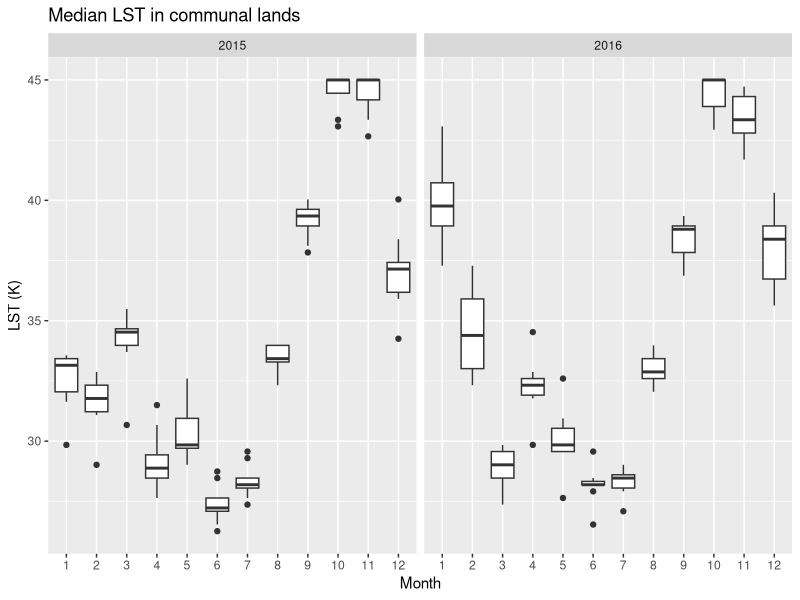
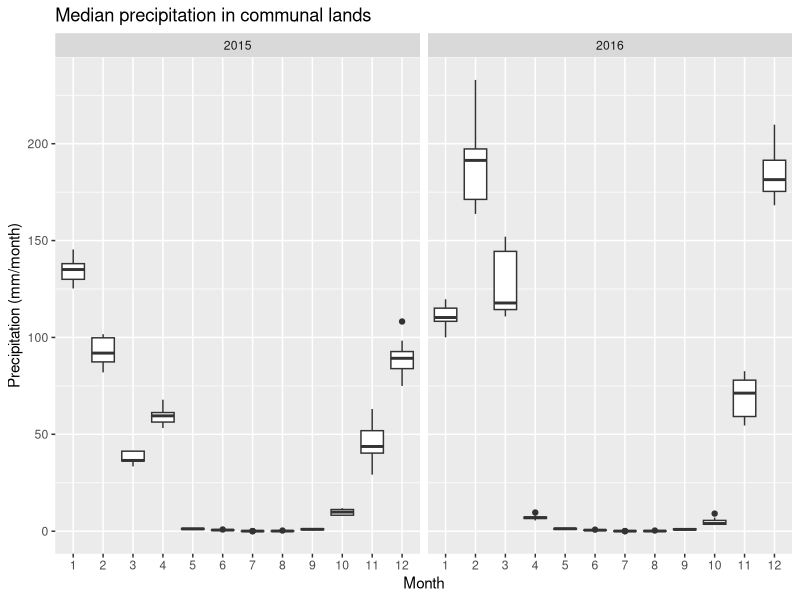
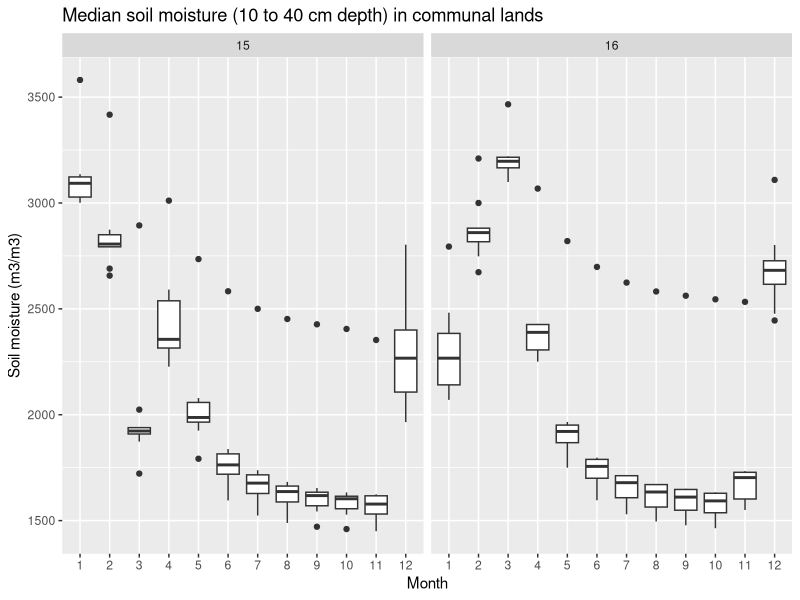
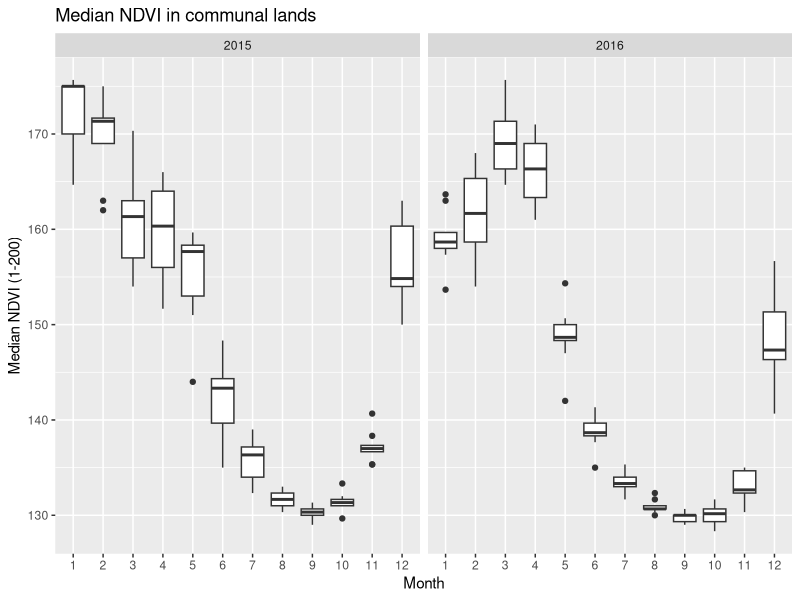
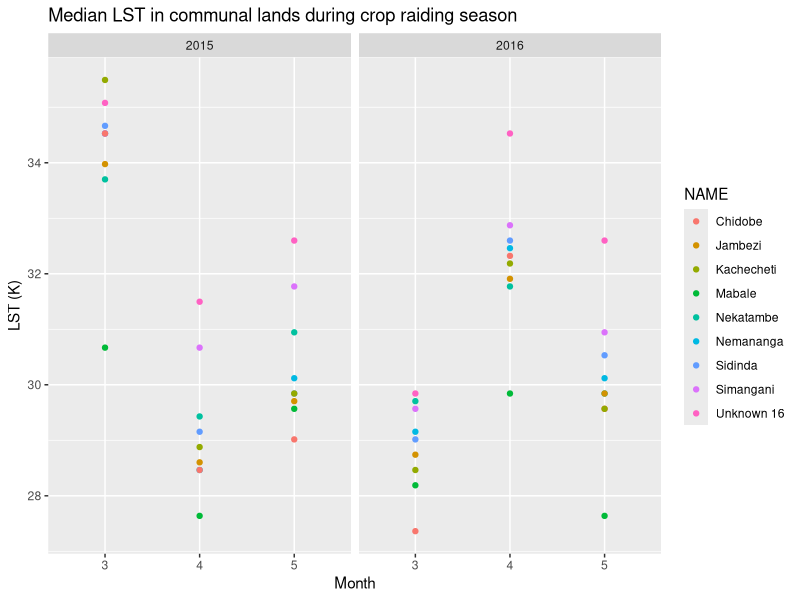
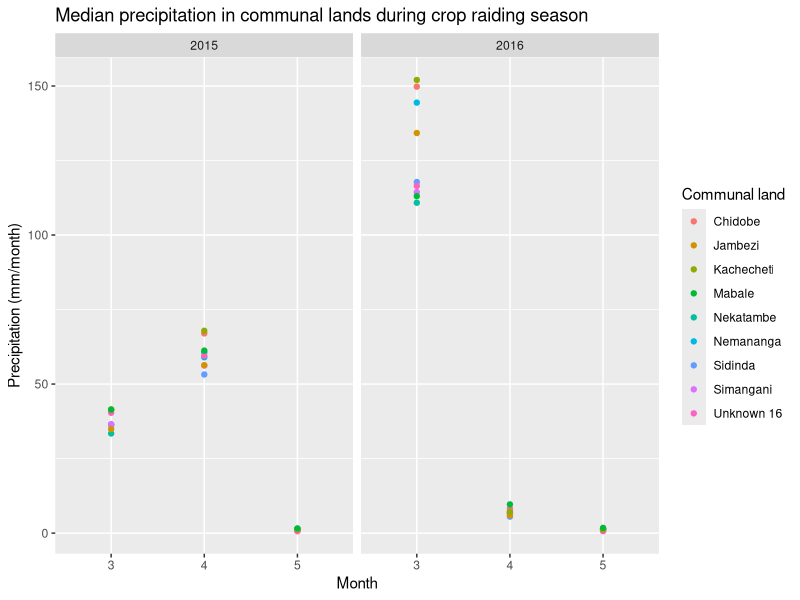
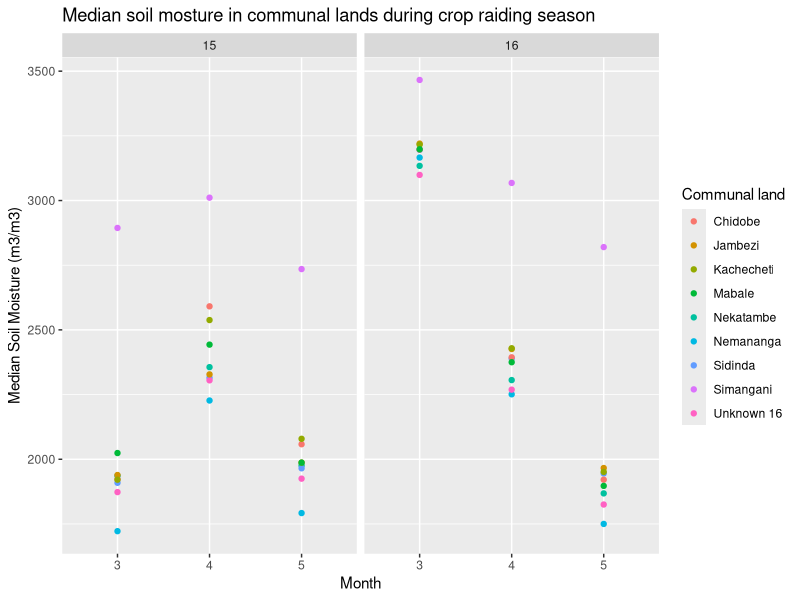
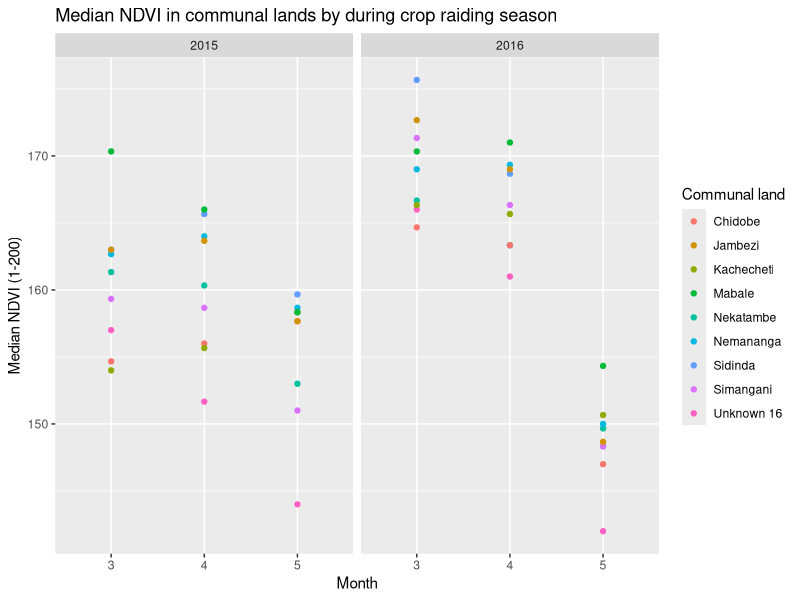

These figures' R source, in order:
## ---- chunk 1
library(knitr)
library(tidyverse)
library(data.table)
library(readr)
library(ggplot2)
library(gridExtra)
## ---- chunk 2
#Import data
LST_2015_16_WMA <- read_csv("LST_2015_16_WMA.csv")
LST_2015_16_WMA$LST_Year<-factor(LST_2015_16_WMA$LST_Year)
LST_2015_16_WMA$LST_Month<-factor(LST_2015_16_WMA$LST_Month)
LST<-LST_2015_16_WMA %>% 
  select(NAME, LST_MIN, LST_MAX, LST_RANGE, LST_MEAN,LST_STD, LST_MEDIAN, LST_PCT90, LST_Month, LST_Year)

AvgNDVI_2015_16_WMA <- read_csv("AvgNDVI_2015_16_WMA.csv")
AvgNDVI_2015_16_WMA$AvgNDVI_Year<-factor(AvgNDVI_2015_16_WMA$AvgNDVI_Year)
AvgNDVI_2015_16_WMA$AvgNDVI_Month<-factor(AvgNDVI_2015_16_WMA$AvgNDVI_Month)
AvgNDVI<-AvgNDVI_2015_16_WMA 

Precip_2015_16_WMA <- read_csv("Precip_2015_16_WMA.csv")
Precip_2015_16_WMA$PRECIP_Year<-factor(Precip_2015_16_WMA$PRECIP_Year)
Precip_2015_16_WMA$PRECIP_Month<-factor(Precip_2015_16_WMA$PRECIP_Month)
Precip<-Precip_2015_16_WMA 
  
Soil_10_to_40_tavg_WMA <- read_csv("Soil_10_to_40_tavg_WMA.csv")
Soil_10_to_40_tavg_WMA$Soil_10_40_Year<-factor(Soil_10_to_40_tavg_WMA$Soil_10_40_Year)
Soil_10_to_40_tavg_WMA$Soil_10_40_Month<-factor(Soil_10_to_40_tavg_WMA$Soil_10_40_Month)
Soil1040<-Soil_10_to_40_tavg_WMA 
## ---- chunk 3

ggplot(LST,aes(x=LST_Month,y=LST_MEDIAN))+
  geom_boxplot() + ggtitle("Median LST in communal lands")+ 
  xlab("Month") + ylab("LST (K)") +
  facet_wrap(~LST_Year)
## ---- chunk 4

ggplot(Precip,aes(x=PRECIP_Month,y=PRECIP_MEDIAN))+
  geom_boxplot() + ggtitle("Median precipitation in communal lands")+ 
  xlab("Month") + ylab("Precipitation (mm/month)") +
  facet_wrap(~PRECIP_Year)
## ---- chunk 5

ggplot(Soil1040,aes(x=Soil_10_40_Month,y=Soil_10_40_MEDIAN))+
  geom_boxplot() + ggtitle("Median soil moisture (10 to 40 cm depth) in communal lands")+ 
  xlab("Month") + ylab("Soil moisture (m3/m3)") +
  facet_wrap(~Soil_10_40_Year)

## ---- chunk 6

ggplot(AvgNDVI,aes(x=AvgNDVI_Month,y=AvgNDVI_MEDIAN))+
  geom_boxplot() + ggtitle("Median NDVI in communal lands")+ 
  xlab("Month") + ylab("Median NDVI (1-200)") +
  facet_wrap(~AvgNDVI_Year)

## ---- chunk 7

LST_CR<-LST%>% 
  filter(LST_Month%in% c(3, 4, 5))

CR_LST_Plot<-ggplot(LST_CR,aes(x=LST_Month,y=LST_MEDIAN, color=NAME))+
  geom_point() + ggtitle("Median LST in communal lands during crop raiding season")+ 
  xlab("Month") + ylab("LST (K)") +
  facet_wrap(~LST_Year)
CR_LST_Plot1<-CR_LST_Plot + scale_color_discrete(name="Communal land")
CR_LST_Plot
## ---- chunk 8

Precip_CR<-Precip %>% 
  filter(PRECIP_Month%in% c(3, 4, 5))

CR_Precip<-ggplot(Precip_CR,aes(x=PRECIP_Month,y=PRECIP_MEDIAN, color=NAME))+
  geom_point() + ggtitle("Median precipitation in communal lands during crop raiding season")+ 
  xlab("Month") + ylab("Precipitation (mm/month)") +
  facet_wrap(~PRECIP_Year)
CR_Precip1<-CR_Precip + scale_color_discrete(name="Communal land")
CR_Precip1
## ---- chunk 9
#Soil Moisture Plots for crop raiding period 
#Maximum NDVI
Soil1040_CR<-Soil1040 %>% 
  filter(Soil_10_40_Month %in% c(3, 4, 5))
p1<-ggplot(Soil1040_CR,aes(x=Soil_10_40_Month,y=Soil_10_40_MEDIAN,color=NAME))+
  geom_point()+
  xlab("Month") + ylab("Median Soil Moisture (m3/m3)") +ggtitle("Median soil mosture in communal lands during crop raiding season") +
  facet_wrap(~Soil_10_40_Year)
p1<-p1 + scale_color_discrete(name="Communal land")
p1

## ---- chunk 10
#NDVI Plots for crop raiding period 
#Maximum NDVI
AvgNDVI_CR<-AvgNDVI %>% 
  filter(AvgNDVI_Month %in% c(3, 4, 5))
p1<-ggplot(AvgNDVI_CR,aes(x=AvgNDVI_Month,y=AvgNDVI_MEDIAN,color=NAME))+
  geom_point()+
  xlab("Month") + ylab("Median NDVI (1-200)") +ggtitle("Median NDVI in communal lands by during crop raiding season") +
  facet_wrap(~AvgNDVI_Year)
p1<-p1 + scale_color_discrete(name="Communal land")
p1

## ---- chunk 11
LC_LST <- read_csv("LC_LST.csv")
LC_LST$LST_Year<-factor(LC_LST$LST_Year)
LC_LST$LST_Month<-factor(LC_LST$LST_Month)
LC_Precip <- read_delim("LC_Precip.csv", 
    delim = "\t", escape_double = FALSE, 
    trim_ws = TRUE)
LC_Precip$Precip_Year<-factor(LC_Precip$Precip_Year)
LC_Precip$Precip_Month<-factor(LC_Precip$Precip_Month)
LC_AvgNDVI <- read_delim("LC_AvgNDVI.csv", 
     delim = "\t", escape_double = FALSE, 
     trim_ws = TRUE)
LC_AvgNDVI$LC_Year<-factor(LC_AvgNDVI$LC_Year)
LC_AvgNDVI$LC_Month<-factor(LC_AvgNDVI$LC_Month)
## ---- chunk 12
ggplot(LC_LST,aes(x=LST_Month,y=LST_MEDIAN))+
  geom_boxplot() + ggtitle("Median LST in different land cover types")+ 
  xlab("Month") + ylab("LST (K)") +
  facet_wrap(~LST_Year)

LST_LC_Plot<-ggplot(LC_LST,aes(x=LST_Month,y=LST_MEDIAN, color=LC))+
  geom_point() + ggtitle("Median LST by Land Cover")+ 
  xlab("Month") + ylab("LST (K)") +
  facet_wrap(~LST_Year)
LST_LC_Plot1<-LST_LC_Plot + scale_color_discrete(name="LC")
LST_LC_Plot1
## ---- chunk 13
ggplot(LC_Precip,aes(x=Precip_Month,y=Precip_MEDIAN))+
  geom_boxplot() + ggtitle("Median Precip in different land cover types")+ 
  xlab("Month") + ylab("Precip") +
  facet_wrap(~Precip_Year)

Precip_LC_Plot<-ggplot(LC_Precip,aes(x=Precip_Month,y=Precip_MEDIAN, color=LC))+
  geom_point() + ggtitle("Median Precipitation by Land Cover")+ 
  xlab("Month") + ylab("Precip") +
  facet_wrap(~Precip_Year)
Precip_LC_Plot1<-Precip_LC_Plot + scale_color_discrete(name="LC")
Precip_LC_Plot1
